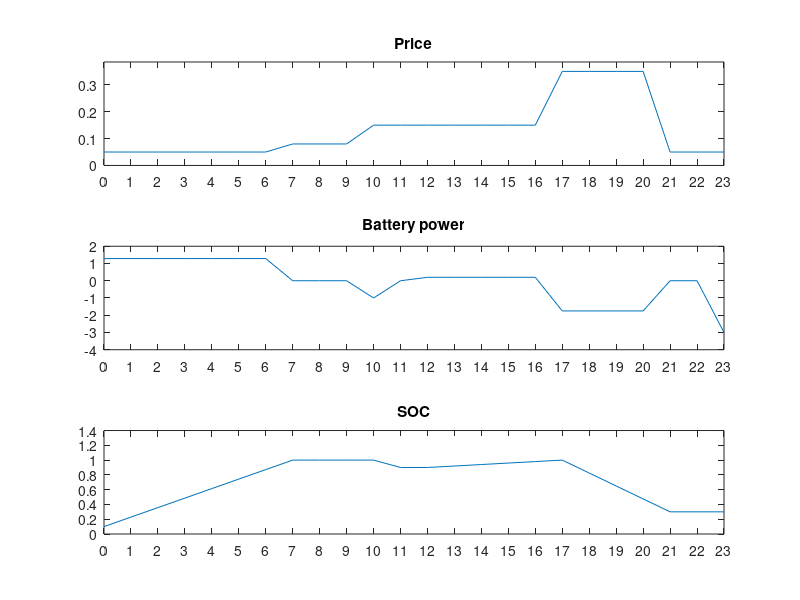

This chart was generated by the following MATLAB code: (Note: this script raises an error after producing the figure.)
% Code to optimize the charge discharge of a battery considering a variable
% price of the electricity.

clc;
clear all;
close all;

% price signal
T = 24;
DeltaT = 1;
Enom = 10;
Bmax = 5 * ones(T, 1);
Bmin = -5 * ones(T, 1);
SOC0 = 0.1;
SOCMAX = 1 * ones(T, 1);
SOCMIN = 0 * ones(T, 1);


SOCMAX(11:12) = 0.9;

SOCMIN(20:23)=0.3;



c = ones(T, 1);
time = 0:DeltaT:T-1;

c(1:7) = 0.05;
c(8:10) = 0.08;
c(11:17) = 0.15;
c(18:21) = 0.35;
c(22:T) = 0.05;


plot(time, c)
ylim([0, max(c)*1.1])
xticks([0:23])
xlim([0, 23])
grid on
xlabel('Time [hours]')
ylabel('Price signal (CHF/kWh)')



f = c;

sigma = tril(ones(T, T));


A0 = sigma * DeltaT / Enom;
b0 = SOCMAX - SOC0;

A1 = -sigma * DeltaT / Enom;
b1 = -(SOCMIN - SOC0);

A = vertcat(A0, A1);
b = vertcat(b0, b1);


x_lin = linprog(f, A, b, [], [], Bmin, Bmax);
x_qua = quadprog(eye(T)*0.01, f, A, b, [], [], Bmin, Bmax);


x = x_qua;

SOC = SOC0 + sigma * DeltaT / Enom * x;
SOC = vertcat(SOC0, SOC(1:end-1));


close all;


subplot(3, 1, 1)
plot(time, c)
ylim([0, max(c)*1.1])
xticks([0:23])
xlim([0, 23])
title('Price');


subplot(3, 1, 2)
plot(time, x)
xticks([0:23])
xlim([0, 23])
title('Battery power');

subplot(3, 1, 3)
plot(time, SOC)
xticks([0:23])
xlim([0, 23])
title('SOC');


nop


% Electricity bill

fprintf('Price of electricity: %.1f CHF. \n', f' * x * DeltaT);


% Example where demand is meaningful: peak shaving


close all;

D = ones(T, 1)*3;
D(18:21) = 15;
PMAX = 12;

stairs(time, D)
hold on
stairs(time, time * 0 + PMAX, 'r--')
hold off
xticks([0:23])
xlim([0, 23])
grid on
xlabel('Time [hours]')
ylabel('Active power (kW)')
legend('Power demand', 'Contractual power');

% We have a contractual limitation of 12 kW.

A = vertcat(A0, A1, eye(T));
b = vertcat(b0, b1, PMAX - D);

x = quadprog(eye(T)*0.1, f, A, b, [], [], Bmin, Bmax);


P = D + x;

hold on
stairs(time, P)
legend('Power demand', 'Contractual power', 'Corrected power');
hold on












